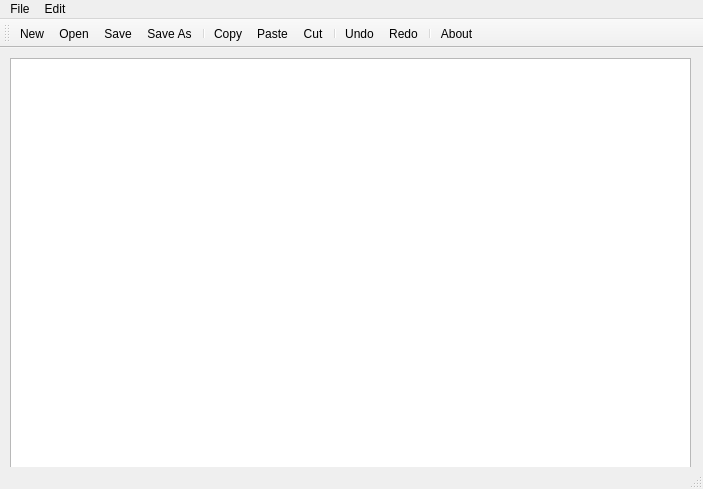
<?xml version="1.0" encoding="UTF-8"?>
<ui version="4.0">
 <class>Memo</class>
 <widget class="QMainWindow" name="Memo">
  <property name="geometry">
   <rect>
    <x>0</x>
    <y>0</y>
    <width>703</width>
    <height>489</height>
   </rect>
  </property>
  <property name="windowTitle">
   <string>MainWindow</string>
  </property>
  <widget class="QWidget" name="centralwidget">
   <widget class="QTextEdit" name="textEdit">
    <property name="geometry">
     <rect>
      <x>10</x>
      <y>10</y>
      <width>681</width>
      <height>441</height>
     </rect>
    </property>
   </widget>
  </widget>
  <widget class="QMenuBar" name="menubar">
   <property name="geometry">
    <rect>
     <x>0</x>
     <y>0</y>
     <width>703</width>
     <height>22</height>
    </rect>
   </property>
   <widget class="QMenu" name="menuFIle">
    <property name="title">
     <string>File</string>
    </property>
    <addaction name="actionNew"/>
    <addaction name="actionOpen"/>
    <addaction name="separator"/>
    <addaction name="actionSave"/>
    <addaction name="actionSave_AS"/>
    <addaction name="separator"/>
    <addaction name="actionAbout"/>
   </widget>
   <widget class="QMenu" name="menuEdit">
    <property name="title">
     <string>Edit</string>
    </property>
    <addaction name="actionCopy"/>
    <addaction name="actionCut"/>
    <addaction name="actionPaste"/>
    <addaction name="separator"/>
    <addaction name="actionUndo_2"/>
    <addaction name="actionRedo_2"/>
   </widget>
   <addaction name="menuFIle"/>
   <addaction name="menuEdit"/>
  </widget>
  <widget class="QStatusBar" name="statusbar"/>
  <widget class="QToolBar" name="toolBar">
   <property name="windowTitle">
    <string>toolBar</string>
   </property>
   <attribute name="toolBarArea">
    <enum>TopToolBarArea</enum>
   </attribute>
   <attribute name="toolBarBreak">
    <bool>false</bool>
   </attribute>
   <addaction name="actionNew"/>
   <addaction name="actionOpen"/>
   <addaction name="actionSave"/>
   <addaction name="actionSave_AS"/>
   <addaction name="separator"/>
   <addaction name="actionCopy"/>
   <addaction name="actionPaste"/>
   <addaction name="actionCut"/>
   <addaction name="separator"/>
   <addaction name="actionUndo_2"/>
   <addaction name="actionRedo_2"/>
   <addaction name="separator"/>
   <addaction name="actionAbout"/>
  </widget>
  <action name="actionNew">
   <property name="icon">
    <iconset resource="memoresource.qrc">
     <normaloff>:/Images/new.png</normaloff>:/Images/new.png</iconset>
   </property>
   <property name="text">
    <string>New</string>
   </property>
  </action>
  <action name="actionOpen">
   <property name="icon">
    <iconset resource="memoresource.qrc">
     <normaloff>:/Images/open.png</normaloff>:/Images/open.png</iconset>
   </property>
   <property name="text">
    <string>Open</string>
   </property>
  </action>
  <action name="actionSave">
   <property name="icon">
    <iconset resource="memoresource.qrc">
     <normaloff>:/Images/save.png</normaloff>:/Images/save.png</iconset>
   </property>
   <property name="text">
    <string>Save</string>
   </property>
  </action>
  <action name="actionSave_AS">
   <property name="icon">
    <iconset resource="memoresource.qrc">
     <normaloff>:/Images/saveas.png</normaloff>:/Images/saveas.png</iconset>
   </property>
   <property name="text">
    <string>Save As</string>
   </property>
  </action>
  <action name="actionCopy">
   <property name="icon">
    <iconset resource="memoresource.qrc">
     <normaloff>:/Images/copy.png</normaloff>:/Images/copy.png</iconset>
   </property>
   <property name="text">
    <string>Copy</string>
   </property>
  </action>
  <action name="actionCut">
   <property name="icon">
    <iconset resource="memoresource.qrc">
     <normaloff>:/Images/cut.png</normaloff>:/Images/cut.png</iconset>
   </property>
   <property name="text">
    <string>Cut</string>
   </property>
  </action>
  <action name="actionPaste">
   <property name="icon">
    <iconset resource="memoresource.qrc">
     <normaloff>:/Images/paste.png</normaloff>:/Images/paste.png</iconset>
   </property>
   <property name="text">
    <string>Paste</string>
   </property>
  </action>
  <action name="actionUndo_2">
   <property name="icon">
    <iconset resource="memoresource.qrc">
     <normaloff>:/Images/undo.png</normaloff>:/Images/undo.png</iconset>
   </property>
   <property name="text">
    <string>Undo</string>
   </property>
  </action>
  <action name="actionRedo_2">
   <property name="icon">
    <iconset resource="memoresource.qrc">
     <normaloff>:/Images/redo.png</normaloff>:/Images/redo.png</iconset>
   </property>
   <property name="text">
    <string>Redo</string>
   </property>
  </action>
  <action name="actionAbout">
   <property name="icon">
    <iconset resource="memoresource.qrc">
     <normaloff>:/Images/about.png</normaloff>:/Images/about.png</iconset>
   </property>
   <property name="text">
    <string>About</string>
   </property>
  </action>
 </widget>
 <resources>
  <include location="memoresource.qrc"/>
 </resources>
 <connections/>
</ui>
